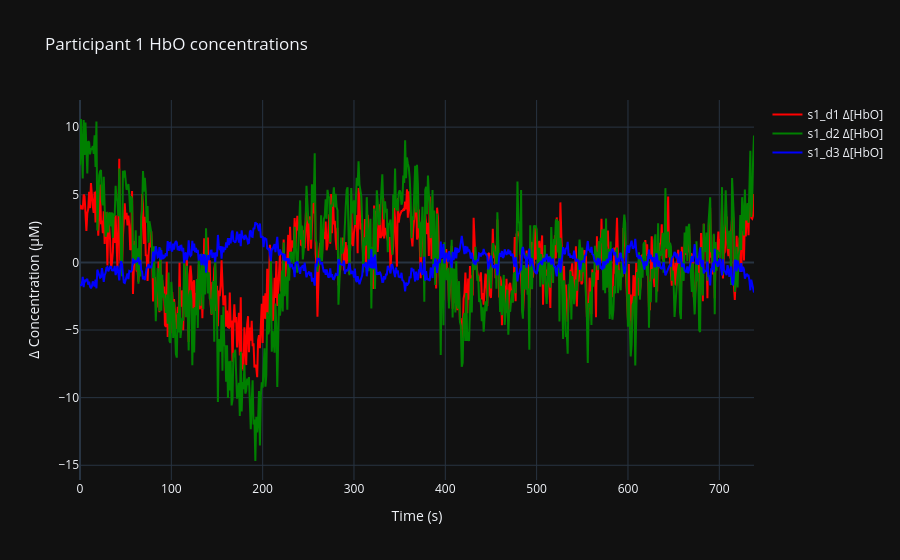
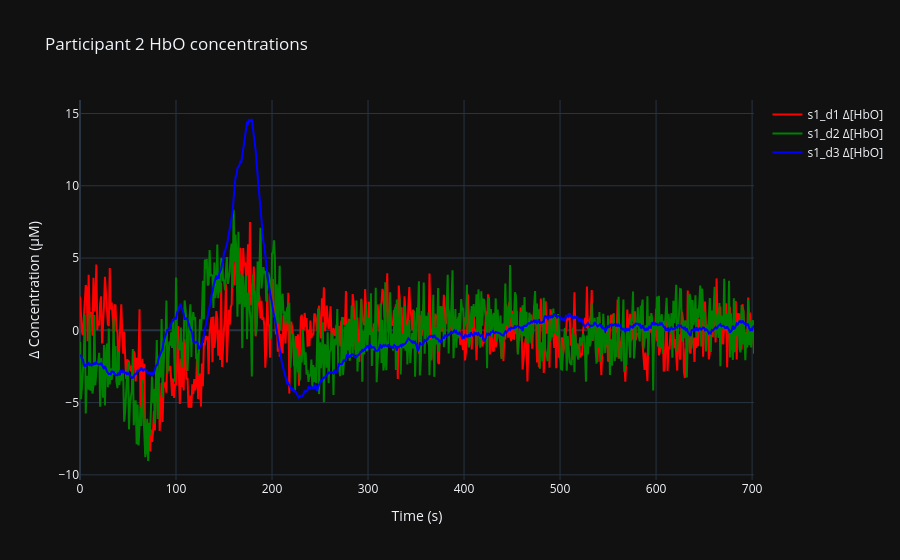
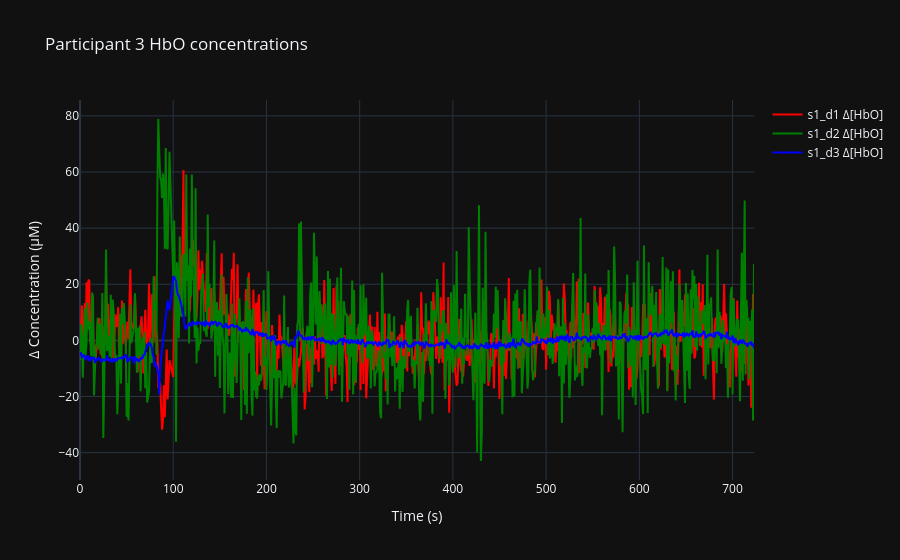
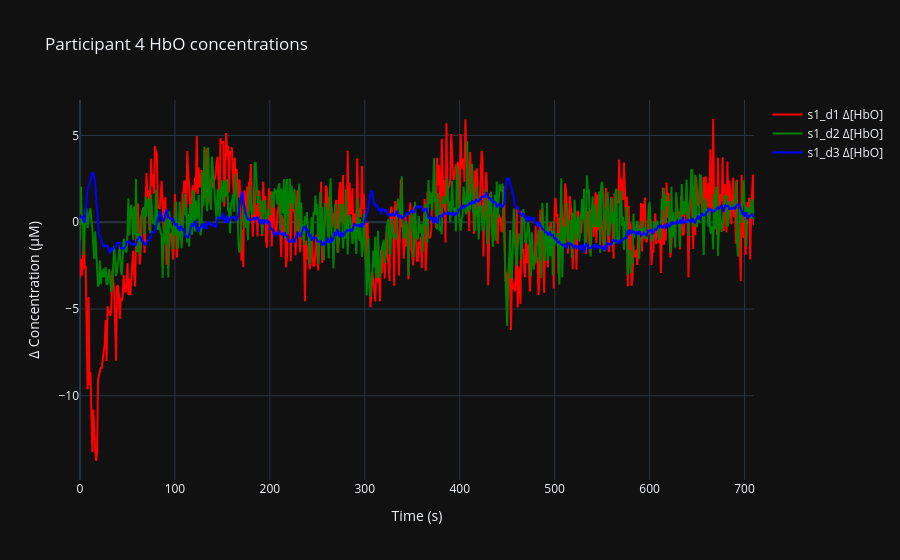

Notebook code cell kept with these figures, in order:
### Markdown cell above
# Participant HbO Concentrations

Displays the HbO concentrations from every channel in different colours for each participant.

### Code cell
import plotly.graph_objects as go

colours = ["red", "green", "blue"]

for dataset in datasets:
    fig = go.Figure()

    # Generate a set of time values across the whole experiment
    time = np.arange(dataset.stream_df.iloc[-1]["timestamp"])

    # Plot every channel as its own individually coloured line
    for i, name in enumerate(MAPPINGS.keys()):
        fig.add_trace(go.Scatter(
            x=time, y=dataset.stream_df[f"{name} hbo"],
            mode='lines', name=f'{name} Δ[HbO]',
            line=dict(color=colours[i]),
            hovertemplate='Time: %{x:.2f} s<br>Δ[HbO]: %{y:.4f} μM'
        ))
    fig.update_layout(
        title=f'Participant {dataset.subject_id} HbO concentrations',
        xaxis_title='Time (s)',
        yaxis_title='Δ Concentration (μM)',
        hovermode='x unified'
    )
    fig.show()

### Figure 1 — Plotly figure (JSON) as saved in the notebook; plotly's stock layout.template omitted (floating-point values rounded to 4 significant figures; data arrays with more than 128 entries replaced by an {"elided": "..."} marker saying what was removed)
{"data": [{"hovertemplate": "Time: %{x:.2f} s<br>Δ[HbO]: %{y:.4f} μM", "line": {"color": "red"}, "mode": "lines", "name": "s1_d1 Δ[HbO]", "x": {"elided": "739 float values"}, "y": {"elided": "21361 float values"}, "type": "scatter"}, {"hovertemplate": "Time: %{x:.2f} s<br>Δ[HbO]: %{y:.4f} μM", "line": {"color": "green"}, "mode": "lines", "name": "s1_d2 Δ[HbO]", "x": {"elided": "739 float values"}, "y": {"elided": "21361 float values"}, "type": "scatter"}, {"hovertemplate": "Time: %{x:.2f} s<br>Δ[HbO]: %{y:.4f} μM", "line": {"color": "blue"}, "mode": "lines", "name": "s1_d3 Δ[HbO]", "x": {"elided": "739 float values"}, "y": {"elided": "21361 float values"}, "type": "scatter"}], "layout": {"title": {"text": "Participant 1 HbO concentrations"}, "xaxis": {"title": {"text": "Time (s)"}}, "yaxis": {"title": {"text": "Δ Concentration (μM)"}}, "hovermode": "x unified"}}

### Figure 2 — Plotly figure (JSON) as saved in the notebook; plotly's stock layout.template omitted (floating-point values rounded to 4 significant figures; data arrays with more than 128 entries replaced by an {"elided": "..."} marker saying what was removed)
{"data": [{"hovertemplate": "Time: %{x:.2f} s<br>Δ[HbO]: %{y:.4f} μM", "line": {"color": "red"}, "mode": "lines", "name": "s1_d1 Δ[HbO]", "x": {"elided": "703 float values"}, "y": {"elided": "21936 float values"}, "type": "scatter"}, {"hovertemplate": "Time: %{x:.2f} s<br>Δ[HbO]: %{y:.4f} μM", "line": {"color": "green"}, "mode": "lines", "name": "s1_d2 Δ[HbO]", "x": {"elided": "703 float values"}, "y": {"elided": "21936 float values"}, "type": "scatter"}, {"hovertemplate": "Time: %{x:.2f} s<br>Δ[HbO]: %{y:.4f} μM", "line": {"color": "blue"}, "mode": "lines", "name": "s1_d3 Δ[HbO]", "x": {"elided": "703 float values"}, "y": {"elided": "21936 float values"}, "type": "scatter"}], "layout": {"title": {"text": "Participant 2 HbO concentrations"}, "xaxis": {"title": {"text": "Time (s)"}}, "yaxis": {"title": {"text": "Δ Concentration (μM)"}}, "hovermode": "x unified"}}

### Figure 3 — Plotly figure (JSON) as saved in the notebook; plotly's stock layout.template omitted (floating-point values rounded to 4 significant figures; data arrays with more than 128 entries replaced by an {"elided": "..."} marker saying what was removed)
{"data": [{"hovertemplate": "Time: %{x:.2f} s<br>Δ[HbO]: %{y:.4f} μM", "line": {"color": "red"}, "mode": "lines", "name": "s1_d1 Δ[HbO]", "x": {"elided": "724 float values"}, "y": {"elided": "19897 float values"}, "type": "scatter"}, {"hovertemplate": "Time: %{x:.2f} s<br>Δ[HbO]: %{y:.4f} μM", "line": {"color": "green"}, "mode": "lines", "name": "s1_d2 Δ[HbO]", "x": {"elided": "724 float values"}, "y": {"elided": "19897 float values"}, "type": "scatter"}, {"hovertemplate": "Time: %{x:.2f} s<br>Δ[HbO]: %{y:.4f} μM", "line": {"color": "blue"}, "mode": "lines", "name": "s1_d3 Δ[HbO]", "x": {"elided": "724 float values"}, "y": {"elided": "19897 float values"}, "type": "scatter"}], "layout": {"title": {"text": "Participant 3 HbO concentrations"}, "xaxis": {"title": {"text": "Time (s)"}}, "yaxis": {"title": {"text": "Δ Concentration (μM)"}}, "hovermode": "x unified"}}

### Figure 4 — Plotly figure (JSON) as saved in the notebook; plotly's stock layout.template omitted (floating-point values rounded to 4 significant figures; data arrays with more than 128 entries replaced by an {"elided": "..."} marker saying what was removed)
{"data": [{"hovertemplate": "Time: %{x:.2f} s<br>Δ[HbO]: %{y:.4f} μM", "line": {"color": "red"}, "mode": "lines", "name": "s1_d1 Δ[HbO]", "x": {"elided": "711 float values"}, "y": {"elided": "22179 float values"}, "type": "scatter"}, {"hovertemplate": "Time: %{x:.2f} s<br>Δ[HbO]: %{y:.4f} μM", "line": {"color": "green"}, "mode": "lines", "name": "s1_d2 Δ[HbO]", "x": {"elided": "711 float values"}, "y": {"elided": "22179 float values"}, "type": "scatter"}, {"hovertemplate": "Time: %{x:.2f} s<br>Δ[HbO]: %{y:.4f} μM", "line": {"color": "blue"}, "mode": "lines", "name": "s1_d3 Δ[HbO]", "x": {"elided": "711 float values"}, "y": {"elided": "22179 float values"}, "type": "scatter"}], "layout": {"title": {"text": "Participant 4 HbO concentrations"}, "xaxis": {"title": {"text": "Time (s)"}}, "yaxis": {"title": {"text": "Δ Concentration (μM)"}}, "hovermode": "x unified"}}
